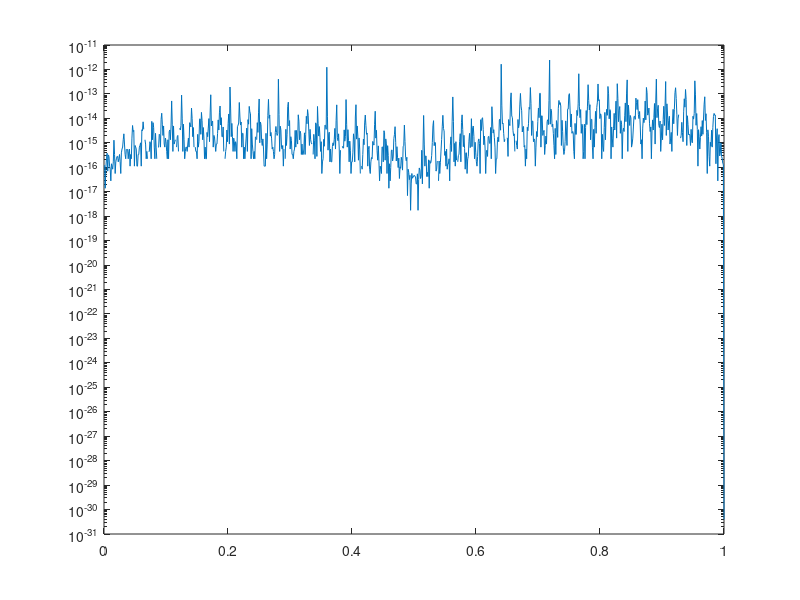

Here is the MATLAB script that generated this plot:
%{
    [0,1]上周期函数基于等距节点的拉格朗日插值
%} 
n = 2^6;%区间数
x = 0:1/n:(n-1)/n;

f = @(a) sin(2*pi*a) .* exp(cos(2*pi*a));
y = f(x);

S = cell(1,n);%元胞数组，用来存放基函数,注意S(i)里面放的是l_(i-1)
for i = 1:n
    k = i - 1;
    if mod(n,2) == 1
        S{i} = @(s)(-1)^k * sin(n*pi*s) .* csc(pi*(s - k/n)) / n;
    else
        S{i} = @(s)(-1)^k * sin(n*pi*s) .* cot(pi*(s - k/n)) / n;
    end
end

d = 1000;%等距节点数
v = linspace(0,1,d);%等距节点
result = zeros(1,d);%存放插值函数算出的结果
error = zeros(1,d);
real_value = zeros(1,d);%保存测试点的真实值，用于与result比较，检查插值是否正确

for i = 1:d
    for j = 1:n
        result(i) = result(i) + S{j}(v(i)) * y(j);
    end
    error(i) = result(i) - f(v(i));
    real_value(i) = f(v(i));
end

%{
    分别画出真值和拟合值的散点图，用于debug时检查正确性
scatter(v, result);
hold on
scatter(v, real_value);
hold off
%}
semilogy(v, abs(error));
